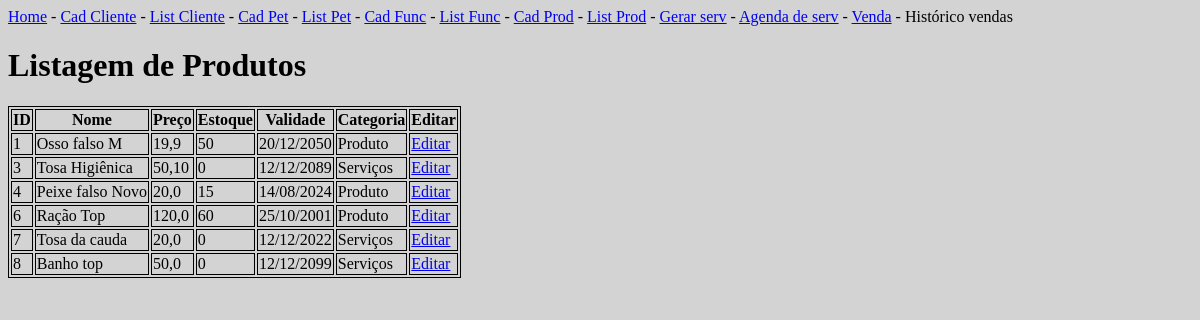
/listarProdutos/, run on an earlier commit of the app's database.
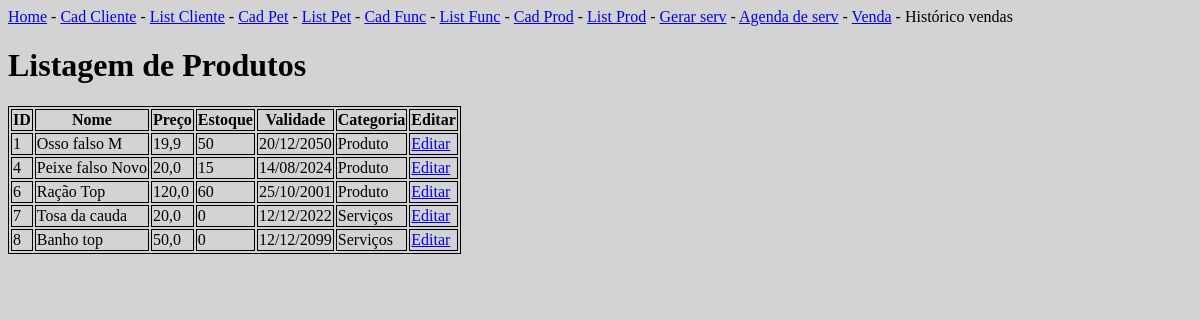
And on a later commit of the database.
### appPetPlanet/models.py (models this page shows)
class Produto(models.Model):
    id_produto = models.AutoField(primary_key=True)
    nome = models.TextField()
    preco = models.FloatField()
    estoque = models.IntegerField()
    validade = models.TextField(default='12/12/2099')
    categoria = models.TextField()

### appPetPlanet/views.py (the view)
# urls.py: path('listarProdutos/', views.listarProdutos,
def listarProdutos(request):
    produtos = {
        'produtos': Produto.objects.all()
    }
    return render(request, 'produto/listarProdutos.html', produtos)

### appPetPlanet/templates/produto/listarProdutos.html
{% extends 'navBar.html' %}
{% block conteudo %}
<div class="container">
    <h1>Listagem de Produtos</h1>
    <table class="table table-bordered table-striped">
        <tr>
            <th>ID</th>
            <th>Nome</th>
            <th>Preço</th>
            <th>Estoque</th>
            <th>Validade</th>
            <th>Categoria</th>
            <th>Editar</th>
        </tr>
        {% for produto in produtos %}
        <tr>
            <td>{{produto.id_produto}}</td>
            <td>{{produto.nome}}</td>
            <td>{{produto.preco}}</td>
            <td>{{produto.estoque}}</td>
            <td>{{produto.validade}}</td>
            <td>{{produto.categoria}}</td>
            <td><a href="{% url 'infoProduto' %}{{produto.id_produto}}">Editar</a></td>
        </tr>
        {% endfor %}
    </table>
</div>
{% endblock %}

What changed in the data, as far as the page shows it:
removed Produto: id_produto "3", nome "Tosa Higiênica", preco "50,10", estoque "0", validade "12/12/2089", categoria "Serviços"
